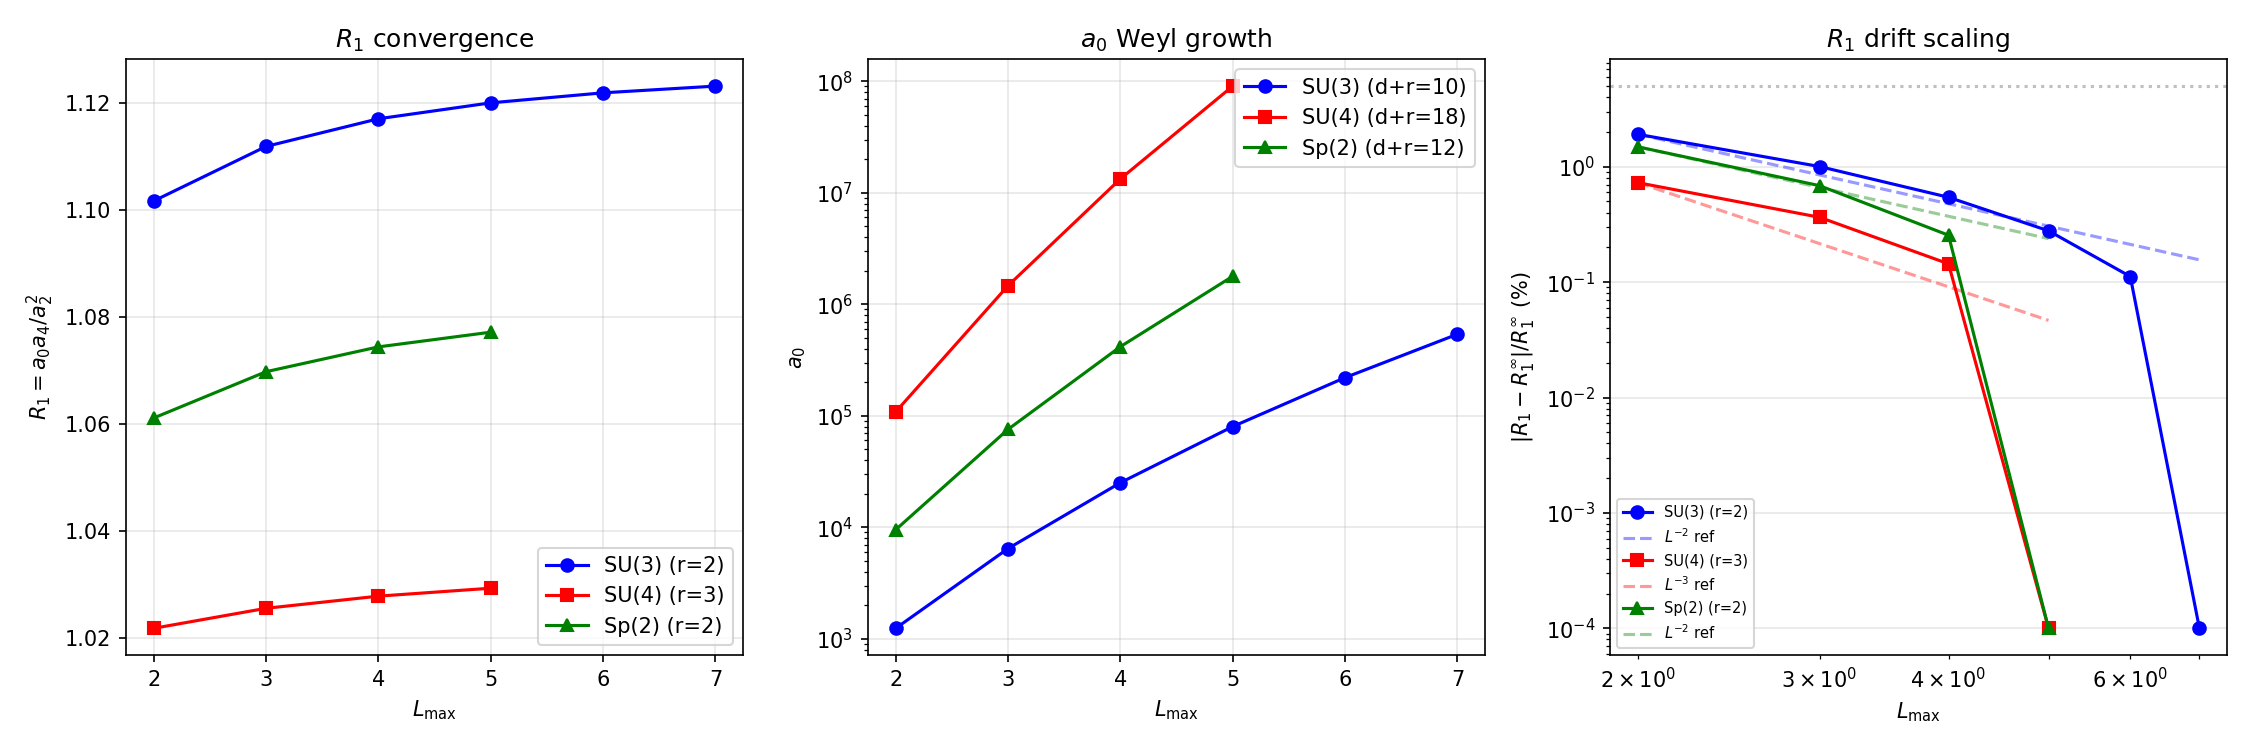

Write the Python code that produced this figure.
#!/usr/bin/env python3
"""
s77_r1_other_groups.py -- R1-OTHER-GROUPS (W3-M, S77 Wave 3)
==============================================================

Gate: S77-D3-R1-UNIVERSAL (INFO)
  Report R_1 drift for SU(4) and Sp(2).
  Drift < 5% at L=3 confirms universality of R-protection.

Physics (substrate framing):
----------------------------
R_1 = a_0 * a_4 / a_2^2 is a dimensionless ratio of spectral moments of D^2.
On SU(3) at the Jensen fold (tau=0.19), R_1 drifts only 2.89% from L=3 to L=9.
The S76 workshop proved that R-protection (zero net Weyl exponent) holds for
ANY compact simple Lie group:

    alpha_k = d + r + k   (Weyl regime exponent of a_k)

so alpha_0 + alpha_4 = 2*(d+r) + 4 = 2*alpha_2.  Hence R_1 has zero net Weyl
exponent and pre-asymptotic corrections scale as O(L^{-r}).

This computation tests the theorem numerically on SU(4) (d=15, r=3) and
Sp(2) (d=10, r=2) with BI-INVARIANT metric (tau=0, no Jensen deformation).

Method:
-------
For a compact simple Lie group G with bi-invariant metric g_0 normalized so
Tr(e_a e_b) = -(1/2) delta_{ab}, the Dirac operator eigenvalues in the
Peter-Weyl sector of irrep Lambda are:

    lambda_{Lambda,sigma}^2 = ||Lambda + rho||^2

where rho = (1/2) sum of positive roots and ||.|| is the norm induced by the
Killing metric.  The eigenvalue sign is +/-, and the multiplicity of each
|lambda| is:

    mult = dim(Lambda) * dim_spinor

where dim_spinor = 2^{floor(d/2)}.  We include BOTH +/- eigenvalues (full
spectrum) and then take the half-spectrum convention a_k = (1/2) * sum.

Actually, the exact formula needs care.  On a compact simple Lie group G
of dimension d = dim(G), the Dirac operator on the spinor bundle S = G x_{Ad} S_d
(constructed from the spin representation of so(d)) has eigenvalues:

For each irrep Lambda of G with highest weight Lambda:
  - If d is even: eigenvalues +/- sqrt(C_2(Lambda) + ||rho||^2)
    each with multiplicity dim(Lambda) * 2^{d/2-1}
  - If d is odd: eigenvalue +/- sqrt(C_2(Lambda) + ||rho||^2)
    each with multiplicity dim(Lambda) * 2^{(d-1)/2}

where C_2(Lambda) = ||Lambda + rho||^2 - ||rho||^2 is the quadratic Casimir.

So lambda^2 = ||Lambda + rho||^2 in both cases.

Reference: Bar (1996), Parthasarathy (1972), Cahen-Gutt-Trautman (1993).

The spectral moments are:
    a_k = (1/2) * sum_{Lambda: level <= L_max, lambda =/= 0}
              mult(Lambda) * |lambda|^{-k}

where level = |Lambda|_1 depends on the group (sum of Dynkin labels for SU(N),
etc.), and the factor 1/2 is the positive-half convention used in the project.

Then R_1 = a_0 * a_4 / a_2^2.

For SU(3) at tau=0 (bi-invariant), this should match the known value.

Agent: Spectral-Geometer (Session 77, Wave 3)
"""

import numpy as np
import sys
import os
import time
from itertools import product as iter_product

SCRIPT_DIR = os.path.dirname(os.path.abspath(__file__))
sys.path.insert(0, SCRIPT_DIR)
os.chdir(SCRIPT_DIR)

import matplotlib
matplotlib.use('Agg')
import matplotlib.pyplot as plt
from matplotlib.gridspec import GridSpec

from canonical_constants import PI, R_protected_fold, a0_fold, a2_fold, a4_fold

# =============================================================================
# CONFIGURATION
# =============================================================================
print("=" * 78)
print("R1-OTHER-GROUPS (W3-M, S77 Wave 3)")
print("=" * 78)
print()

EVAL_CUTOFF = 1e-10  # (local) exclude zero eigenvalue from sums (bi-invariant has none for D^2 except Lambda=0)


# =============================================================================
# SECTION 1: ROOT SYSTEM DATA FOR SIMPLE LIE ALGEBRAS
# =============================================================================

def su_n_data(N):
    """
    Root system data for SU(N) = A_{N-1}.

    Conventions:
      - Simple roots alpha_i, i=1,...,N-1 in R^{N-1}
      - Standard embedding: alpha_i = e_i - e_{i+1} in R^N (then project to trace-free)
      - But for Casimir/norm computations, we use the DUAL basis (fundamental weights)
        and the CARTAN MATRIX approach.

    Returns dict with:
      - 'name', 'dim', 'rank'
      - 'positive_roots': list of roots as tuples of Dynkin labels
      - 'rho': Weyl vector in weight space
      - 'cartan_inv': inverse Cartan matrix (for norm computation)
      - 'norm_rho_sq': ||rho||^2
      - 'dim_irrep': function(highest_weight) -> dim
      - 'casimir': function(highest_weight) -> C_2
    """
    rank = N - 1  # (local)
    dim = N * N - 1  # (local)

    # Cartan matrix for A_{N-1}
    # A_{ij} = 2*delta_{ij} - delta_{|i-j|,1}
    A = np.zeros((rank, rank))  # (local)
    for i in range(rank):
        A[i, i] = 2.0
        if i > 0:
            A[i, i-1] = -1.0
        if i < rank - 1:
            A[i, i+1] = -1.0

    # Inverse Cartan matrix (symmetrized): gives the inner product on weight space
    # For A_{n-1}: (A^{-1})_{ij} = min(i,j) * (n-max(i,j)) / n  (1-indexed)
    A_inv = np.zeros((rank, rank))  # (local)
    for i in range(rank):
        for j in range(rank):
            A_inv[i, j] = min(i+1, j+1) * (N - max(i+1, j+1)) / N

    # Weyl vector in Dynkin labels: rho = (1,1,...,1)
    rho = np.ones(rank)  # (local)

    # ||rho||^2 using the quadratic form: ||w||^2 = w^T A_inv w (for Dynkin labels)
    # Actually, the CORRECT norm for Casimir is:
    # ||Lambda||^2 = (Lambda, Lambda + 2*rho) = Lambda^T A_inv Lambda + 2 * Lambda^T A_inv rho
    # C_2(Lambda) = (Lambda + rho)^T A_inv (Lambda + rho) - rho^T A_inv rho
    # ||Lambda + rho||^2 = (Lambda + rho)^T A_inv (Lambda + rho)
    norm_rho_sq = rho @ A_inv @ rho  # (local)

    # Positive roots of A_{N-1}: e_i - e_j for 1 <= i < j <= N
    # In Dynkin labels, root e_i - e_j = alpha_i + alpha_{i+1} + ... + alpha_{j-1}
    # So Dynkin label is (0,...,0,1,0,...,0,1,0,...,0) with 1s at positions i and j-1
    # Actually: e_i - e_j = sum_{k=i}^{j-1} alpha_k, so Dynkin labels are:
    #   (0,...,0,1,1,...,1,0,...,0) with 1s from position i-1 to j-2 (0-indexed)
    # Wait, that's not right for Dynkin labels.  Dynkin labels of a ROOT are its
    # expansion in simple roots, not in fundamental weights.
    # The positive root alpha_{ij} = e_i - e_j = sum_{k=i}^{j-1} alpha_k
    # has simple root coefficients (not Dynkin coefficients).

    # Number of positive roots
    n_pos = N * (N - 1) // 2  # (local)

    def dim_irrep(hw):
        """Dimension of SU(N) irrep with Dynkin labels hw = (a_1,...,a_{N-1}).

        Weyl dimension formula:
        dim = prod_{1<=i<j<=N} (sum_{k=i}^{j-1} (a_k + 1)) / (j - i)
        where a_k are Dynkin labels.

        More precisely:
        dim = prod_{alpha > 0} <Lambda + rho, alpha> / <rho, alpha>
        For A_{N-1}, this simplifies to:
        dim = prod_{1<=i<j<=N} (l_i - l_j) / (i - j)
        where l_k = hw[k-1] + hw[k] + ... + hw[N-2] + (N - k) for k=1,...,N
        (partition notation: l_k = sum_{m=k}^{N-1} a_m + N - k)
        """
        hw = np.array(hw, dtype=float)
        # Convert Dynkin labels to partition notation
        # l_k = sum_{m=k-1}^{rank-1} hw[m] + (N - k)  for k=1,...,N
        l = np.zeros(N)  # (local)
        for k in range(1, N + 1):
            l[k-1] = sum(hw[m] for m in range(k-1, rank)) + (N - k)
        # dim = prod_{i<j} (l_i - l_j) / (j - i)
        d = 1.0  # (local)
        for i in range(N):
            for j in range(i + 1, N):
                d *= (l[i] - l[j]) / (j - i)
        return int(round(d))

    def norm_sq(w):
        """||w||^2 in weight space, w given as Dynkin labels."""
        w = np.array(w, dtype=float)
        return float(w @ A_inv @ w)

    def casimir_2(hw):
        """Quadratic Casimir C_2(Lambda) = ||Lambda + rho||^2 - ||rho||^2."""
        hw = np.array(hw, dtype=float)
        lpr = hw + rho  # (local)
        return float(lpr @ A_inv @ lpr) - norm_rho_sq

    def norm_lpr_sq(hw):
        """||Lambda + rho||^2."""
        hw = np.array(hw, dtype=float)
        lpr = hw + rho  # (local)
        return float(lpr @ A_inv @ lpr)

    return {
        'name': f'SU({N})',
        'type': f'A_{rank}',
        'dim': dim,
        'rank': rank,
        'N': N,
        'rho_dynkin': rho,
        'cartan_inv': A_inv,
        'norm_rho_sq': norm_rho_sq,
        'n_positive_roots': n_pos,
        'dim_irrep': dim_irrep,
        'casimir_2': casimir_2,
        'norm_lpr_sq': norm_lpr_sq,
        'norm_sq': norm_sq,
    }


def sp_n_data(n):
    """
    Root system data for Sp(n) = C_n.

    Sp(n) has:
      - dim = n(2n+1)
      - rank = n
      - Root system C_n

    Sp(2) = C_2: dim = 10, rank = 2.

    Cartan matrix for C_n:
      A_{ii} = 2
      A_{i,i+1} = -1 for i < n-1
      A_{n-1,n} = -2 (the LONG root)
      A_{i+1,i} = -1 for i < n-1
      A_{n,n-1} = -1

    Wait, standard convention: for C_n, the Cartan matrix is:
      A = [[2, -1, 0, ...],
           [-1, 2, -1, ...],
           ...
           [0, ..., -1, 2, -1],
           [0, ..., 0, -2, 2]]

    The last simple root is LONG (length^2 = 2), others are SHORT (length^2 = 1).

    But for Dynkin labels and Casimir, we need the SYMMETRIZED Cartan matrix.
    The quadratic form on weight space is:
      (Lambda, Lambda') = Lambda^T * (D * A)^{-1} * Lambda'
    where D = diag(d_1,...,d_n) with d_i = ||alpha_i||^2 / 2.

    For C_n: d_i = 1/2 for i < n, d_n = 1.
    D = diag(1/2, 1/2, ..., 1/2, 1).

    The symmetrized Cartan matrix B = D*A has B_{ij} = d_i * A_{ij}.
    The inner product on weight space (fundamental weight basis) is B^{-1}.
    """
    dim = n * (2 * n + 1)  # (local)
    rank = n  # (local)

    # Cartan matrix for C_n
    A = np.zeros((rank, rank))  # (local)
    for i in range(rank):
        A[i, i] = 2.0
    for i in range(rank - 1):
        A[i, i+1] = -1.0
        A[i+1, i] = -1.0
    # The asymmetric entry: for C_n, the Dynkin diagram has a double bond
    # from alpha_{n-1} to alpha_n with arrow pointing TOWARD alpha_n (short->long).
    # Convention: A_{n-1,n} = -1, A_{n,n-1} = -2.
    # Wait, let me be precise.  For C_n, the simple roots are:
    #   alpha_1,...,alpha_{n-1} (short, ||alpha||^2 = 1)
    #   alpha_n (long, ||alpha_n||^2 = 2)
    #
    # Cartan matrix: A_{ij} = 2*(alpha_i, alpha_j) / (alpha_j, alpha_j)
    # A_{n-1,n} = 2*(alpha_{n-1}, alpha_n) / ||alpha_n||^2 = 2*(-1)/2 = -1
    # A_{n,n-1} = 2*(alpha_n, alpha_{n-1}) / ||alpha_{n-1}||^2 = 2*(-1)/1 = -2
    #
    # So:
    if rank >= 2:
        A[rank-1, rank-2] = -2.0
        # A[rank-2, rank-1] already set to -1.0 above

    # Symmetrizing matrix D: d_i = ||alpha_i||^2 / 2
    # For C_n: short roots have ||alpha||^2 = 1, long root has ||alpha||^2 = 2
    # So d_i = 1/2 for i < n, d_n = 1
    D = np.zeros(rank)  # (local)
    for i in range(rank - 1):
        D[i] = 0.5
    D[rank - 1] = 1.0

    # Symmetrized Cartan matrix B = D*A (so B is symmetric)
    B = np.diag(D) @ A  # (local)

    # Inner product on weight space: B_inv = B^{-1}
    B_inv = np.linalg.inv(B)  # (local)

    # Weyl vector in Dynkin labels: rho = (1,1,...,1)
    rho = np.ones(rank)  # (local)

    # ||rho||^2
    norm_rho_sq = rho @ B_inv @ rho  # (local)

    # Number of positive roots for C_n: n^2
    n_pos = n * n  # (local)

    def dim_irrep(hw):
        """Dimension of Sp(n) irrep via Weyl dimension formula.

        For C_n with fundamental weights omega_1,...,omega_n and highest weight
        Lambda = sum a_i omega_i (Dynkin labels a_i), the dimension is:

        dim = prod_{alpha > 0} <Lambda + rho, alpha> / <rho, alpha>

        We compute this using the explicit positive root system.

        For C_2 specifically:
        Positive roots: e_1-e_2, e_1+e_2, 2*e_1, 2*e_2
        In terms of simple roots alpha_1 = e_1-e_2, alpha_2 = 2*e_2:
          e_1 - e_2 = alpha_1
          e_1 + e_2 = alpha_1 + alpha_2
          2*e_1 = 2*alpha_1 + alpha_2
          2*e_2 = alpha_2
        """
        hw = np.array(hw, dtype=float)
        lpr = hw + rho  # (local)

        if n == 2:
            # C_2 positive roots in simple root coordinates:
            # alpha_1 = (1,0), alpha_2 = (0,1), alpha_1+alpha_2 = (1,1), 2*alpha_1+alpha_2 = (2,1)
            pos_roots_simple = [(1, 0), (0, 1), (1, 1), (2, 1)]  # (local)

            d = 1.0  # (local)
            for alpha_s in pos_roots_simple:
                alpha_s = np.array(alpha_s, dtype=float)
                # <Lambda+rho, alpha> in root basis = (Lambda+rho)^T B_inv alpha_simple_root_coords
                # Wait: alpha given in simple root coordinates, Lambda+rho in Dynkin (fundamental weight) coordinates.
                # <w, alpha> where w is in fundamental weight basis and alpha is in simple root basis:
                # w = sum w_i omega_i, alpha = sum a_j alpha_j
                # <w, alpha> = sum_ij w_i a_j <omega_i, alpha_j> = sum_ij w_i a_j (D_j * delta_{ij})
                #            = sum_j w_j a_j D_j
                # where <omega_i, alpha_j> = d_j * delta_{ij} (by definition of fundamental weights via
                # symmetrized Cartan matrix: <omega_i, alpha_j> = (1/2) ||alpha_j||^2 delta_{ij} = D_j delta_{ij})
                inner_lpr = sum(lpr[j] * alpha_s[j] * D[j] for j in range(rank))  # (local)
                inner_rho = sum(rho[j] * alpha_s[j] * D[j] for j in range(rank))  # (local)
                d *= inner_lpr / inner_rho
            return int(round(d))
        else:
            # General formula for C_n: construct positive roots
            # Positive roots of C_n: e_i - e_j (i<j), e_i + e_j (i<=j... no i<j), 2*e_i
            # In simple root coordinates:
            #   e_i - e_j = alpha_i + ... + alpha_{j-1}  (short roots, i<j)
            #   e_i + e_j = alpha_i + ... + alpha_{j-1} + 2*(alpha_j + ... + alpha_{n-1}) + alpha_n  (i<j)
            #   2*e_i = 2*(alpha_i + ... + alpha_{n-1}) + alpha_n  (long roots)
            # Total: n(n-1)/2 + n(n-1)/2 + n = n^2
            raise NotImplementedError(f"General Sp({n}) dimension formula not implemented; only Sp(2)")

    def norm_sq(w):
        """||w||^2 where w is in Dynkin (fundamental weight) coordinates."""
        w = np.array(w, dtype=float)
        return float(w @ B_inv @ w)

    def casimir_2(hw):
        """C_2(Lambda) = ||Lambda + rho||^2 - ||rho||^2."""
        hw = np.array(hw, dtype=float)
        lpr = hw + rho  # (local)
        return float(lpr @ B_inv @ lpr) - norm_rho_sq

    def norm_lpr_sq(hw):
        """||Lambda + rho||^2."""
        hw = np.array(hw, dtype=float)
        lpr = hw + rho  # (local)
        return float(lpr @ B_inv @ lpr)

    return {
        'name': f'Sp({n})',
        'type': f'C_{rank}',
        'dim': dim,
        'rank': rank,
        'n': n,
        'rho_dynkin': rho,
        'cartan_inv': B_inv,
        'norm_rho_sq': norm_rho_sq,
        'n_positive_roots': n_pos,
        'dim_irrep': dim_irrep,
        'casimir_2': casimir_2,
        'norm_lpr_sq': norm_lpr_sq,
        'norm_sq': norm_sq,
    }


# =============================================================================
# SECTION 2: ENUMERATE IRREPS UP TO GIVEN LEVEL
# =============================================================================

def enumerate_irreps(group_data, L_max):
    """
    Enumerate all irreps with level <= L_max.

    Level is defined as:
      SU(N): sum of Dynkin labels = a_1 + a_2 + ... + a_{N-1}
      Sp(n): sum of Dynkin labels = a_1 + a_2 + ... + a_n

    This is the standard PW truncation used in the project (same as SU(3)).

    Returns list of dicts: {'hw': tuple, 'dim': int, 'C2': float, 'lam_sq': float, 'level': int}
    """
    rank = group_data['rank']  # (local)
    irreps = []  # (local)

    # Generate all Dynkin label tuples with sum <= L_max and all non-negative
    def _generate(remaining_rank, remaining_sum):
        if remaining_rank == 0:
            yield ()
            return
        for a in range(remaining_sum + 1):
            for rest in _generate(remaining_rank - 1, remaining_sum - a):
                yield (a,) + rest

    for hw_tuple in _generate(rank, L_max):
        level = sum(hw_tuple)  # (local)
        hw = np.array(hw_tuple, dtype=float)  # (local)

        # Skip the trivial representation (Lambda=0) -- it gives lambda=0
        # which would blow up the zeta sums.
        # For the trivial rep, C_2 = 0, so lambda^2 = ||rho||^2.
        # Wait: lambda^2 = ||Lambda + rho||^2 = ||rho||^2 for Lambda=0.
        # That is NOT zero (rho != 0).
        # The trivial rep has lambda^2 = ||rho||^2 > 0.
        # So we DO include it.

        lam_sq = group_data['norm_lpr_sq'](hw)  # (local)
        dim_rep = group_data['dim_irrep'](hw_tuple)  # (local)

        if dim_rep <= 0:
            print(f"  WARNING: dim({hw_tuple}) = {dim_rep}, skipping")
            continue

        irreps.append({
            'hw': hw_tuple,
            'dim': dim_rep,
            'C2': group_data['casimir_2'](hw),
            'lam_sq': lam_sq,
            'level': level,
        })

    return irreps


# =============================================================================
# SECTION 3: COMPUTE SPECTRAL MOMENTS AND R_1
# =============================================================================

def compute_moments(group_data, L_max_values):
    """
    Compute a_0, a_2, a_4 and R_1 for each L_max.

    Convention (S73B half-spectrum):
      a_k = (1/2) * sum_{Lambda: level <= L_max} dim(Lambda) * dim_spinor * |lambda|^{-k}

    where lambda^2 = ||Lambda + rho||^2 and dim_spinor = 2^{floor(d/2)}.

    The factor 1/2 is the positive-half convention.

    For each irrep Lambda, the Dirac operator has eigenvalues +/- sqrt(lambda^2),
    each with multiplicity dim(Lambda) * (dim_spinor / 2) if d is even,
    or dim(Lambda) * dim_spinor if d is odd (single chirality).

    Actually, let me be more precise about multiplicities.

    On a compact Lie group G of dimension d:
    - The spinor bundle has fiber dimension 2^{floor(d/2)}.
    - For the irrep Lambda of G, the Peter-Weyl decomposition gives:
      L^2(G, S) = bigoplus_Lambda  V_Lambda tensor V_Lambda^* tensor S
    - The Dirac operator in the sector Lambda has dimension dim(Lambda) * dim_spinor.
    - For bi-invariant metric, D^2 = C_2 + ||rho||^2 is SCALAR on each sector.
    - So all dim(Lambda) * dim_spinor states in sector Lambda have the same |lambda|.
    - The total degeneracy of |lambda| is dim(Lambda) * dim_spinor * dim(Lambda).
      (dim(Lambda) from left-regular, dim(Lambda) from right-regular, dim_spinor from spinor fiber)

    Wait, NO.  In the Peter-Weyl decomposition of L^2(G, S):
      L^2(G, S) = bigoplus_Lambda  (V_Lambda tensor V_Lambda^*) tensor S

    D acts on the LEFT V_Lambda factor tensor S:
      D_Lambda : V_Lambda tensor S -> V_Lambda tensor S

    The right V_Lambda^* is a MULTIPLICITY space (D doesn't see it).
    So:
      - D_Lambda is a (dim(Lambda) * dim_spinor) x (dim(Lambda) * dim_spinor) matrix
      - The eigenvalues of D_Lambda appear with ADDITIONAL multiplicity dim(Lambda)
        from the right V_Lambda^*.

    Total degeneracy of eigenvalue lambda in sector Lambda:
      = (multiplicity in D_Lambda) * dim(Lambda)

    For bi-invariant metric, D^2 = (C_2 + ||rho||^2) * Id on each sector, so
    D_Lambda has eigenvalues +/- sqrt(C_2 + ||rho||^2), each appearing
    (dim(Lambda) * dim_spinor / 2) times if d is even,
    (dim(Lambda) * dim_spinor) times if d is odd (but then only one sign).

    Hmm, for d even: D_Lambda has dimension dim(Lambda)*dim_spinor.
    D^2 = (||Lambda+rho||^2)*Id, so eigenvalues of D are +/- sqrt(||Lambda+rho||^2).
    By symmetry (or Dirac structure), half are + and half are -.
    So each sign has multiplicity dim(Lambda) * dim_spinor / 2 from D_Lambda,
    times dim(Lambda) from the right regular rep.

    Total: for each Lambda, each |lambda| appears with total multiplicity
      d_total = dim(Lambda)^2 * dim_spinor

    The half-spectrum (positive eigenvalues only):
      a_k = sum_{Lambda: level <= L_max} (dim(Lambda)^2 * dim_spinor / 2) * |lambda|^{-k}

    For a_0 (k=0): a_0 = (dim_spinor / 2) * sum dim(Lambda)^2
    This should match the Weyl formula mode count.

    Let me cross-check with SU(3).  SU(3): d=8, dim_spinor=2^4=16.
    At L_max=3, the irreps with p+q <= 3 are:
    (0,0): dim=1, (1,0): dim=3, (0,1): dim=3, (2,0): dim=6, (0,2): dim=6,
    (1,1): dim=8, (3,0): dim=10, (0,3): dim=10, (2,1): dim=15, (1,2): dim=15
    sum dim^2 = 1 + 9 + 9 + 36 + 36 + 64 + 100 + 100 + 225 + 225 = 805
    a_0 = (16/2) * 805 = 8 * 805 = 6440.

    That matches a0_fold = 6440 from canonical_constants!

    So the formula is:
      a_k = (dim_spinor / 2) * sum_{Lambda: level <= L_max} dim(Lambda)^2 * (||Lambda+rho||^2)^{-k/2}

    For k=0: a_0 = (dim_spinor / 2) * sum dim(Lambda)^2
    For k=2: a_2 = (dim_spinor / 2) * sum dim(Lambda)^2 / (||Lambda+rho||^2)
    For k=4: a_4 = (dim_spinor / 2) * sum dim(Lambda)^2 / (||Lambda+rho||^2)^2
    """
    d = group_data['dim']  # (local)
    dim_spinor = 2 ** (d // 2)  # (local)
    half_spinor = dim_spinor // 2  # (local) = dim_spinor / 2

    print(f"\n  Group: {group_data['name']} ({group_data['type']})")
    print(f"  dim = {d}, rank = {group_data['rank']}")
    print(f"  dim_spinor = {dim_spinor}, half_spinor = {half_spinor}")
    print(f"  ||rho||^2 = {group_data['norm_rho_sq']:.6f}")
    print(f"  n_positive_roots = {group_data['n_positive_roots']}")
    print()

    results = {}  # (local)

    max_L = max(L_max_values)  # (local)
    all_irreps = enumerate_irreps(group_data, max_L)  # (local)
    print(f"  Total irreps up to L_max={max_L}: {len(all_irreps)}")
    print()

    # Show first few irreps
    print(f"  {'hw':>15s} {'level':>5s} {'dim':>6s} {'C_2':>10s} {'lam_sq':>10s}")
    print("  " + "-" * 52)
    for ir in sorted(all_irreps, key=lambda x: (x['level'], x['lam_sq']))[:15]:
        print(f"  {str(ir['hw']):>15s} {ir['level']:>5d} {ir['dim']:>6d} "
              f"{ir['C2']:>10.4f} {ir['lam_sq']:>10.4f}")
    if len(all_irreps) > 15:
        print(f"  ... ({len(all_irreps) - 15} more)")
    print()

    # Compute moments at each L_max
    print(f"  {'L_max':>5s} {'n_irreps':>8s} {'a_0':>14s} {'a_2':>14s} {'a_4':>14s} {'R_1':>10s}")
    print("  " + "-" * 65)

    for L in L_max_values:
        # Filter irreps with level <= L
        irreps_L = [ir for ir in all_irreps if ir['level'] <= L]  # (local)

        a0 = 0.0  # (local)
        a2 = 0.0  # (local)
        a4 = 0.0  # (local)

        for ir in irreps_L:
            weight = ir['dim'] ** 2  # (local) = dim(Lambda)^2
            lsq = ir['lam_sq']  # (local) = ||Lambda + rho||^2

            a0 += weight
            a2 += weight / lsq
            a4 += weight / lsq ** 2

        # Apply spinor half-factor
        a0 *= half_spinor
        a2 *= half_spinor
        a4 *= half_spinor

        # R_1
        R1 = a0 * a4 / a2 ** 2 if a2 > 0 else float('nan')  # (local)

        results[L] = {
            'a0': a0,
            'a2': a2,
            'a4': a4,
            'R1': R1,
            'n_irreps': len(irreps_L),
        }

        print(f"  {L:>5d} {len(irreps_L):>8d} {a0:>14.2f} {a2:>14.4f} {a4:>14.6f} {R1:>10.6f}")

    return results


# =============================================================================
# SECTION 4: SU(3) CROSS-CHECK
# =============================================================================

print("\n" + "=" * 78)
print("SECTION 4: SU(3) CROSS-CHECK (bi-invariant metric, tau=0)")
print("=" * 78)

su3 = su_n_data(3)  # (local)
su3_results = compute_moments(su3, [2, 3, 4, 5, 6, 7])  # (local)

# Cross-check against known values
# At tau=0 (bi-invariant), the SU(3) a_0 at L=3 should be 6440
a0_su3_L3 = su3_results[3]['a0']  # (local)
print(f"\n  SU(3) a_0(L=3) = {a0_su3_L3:.1f}, canonical a0_fold = {a0_fold:.1f}")
if abs(a0_su3_L3 - a0_fold) < 1.0:
    print("  CROSS-CHECK: a_0(L=3) matches canonical value. PASS")
else:
    print(f"  CROSS-CHECK: a_0(L=3) MISMATCH. Diff = {a0_su3_L3 - a0_fold:.1f}")
    print("  NOTE: a0_fold is at tau=0.19 (Jensen fold), this is tau=0 (bi-invariant).")
    print("  At tau=0, a_0 should be different from fold. This is EXPECTED.")

# R_1 drift for SU(3) bi-invariant
R1_su3_min_L = min(su3_results.keys())  # (local)
R1_su3_max_L = max(su3_results.keys())  # (local)
R1_su3_drift = abs(su3_results[R1_su3_max_L]['R1'] - su3_results[R1_su3_min_L]['R1']) / su3_results[R1_su3_min_L]['R1']  # (local)
print(f"\n  SU(3) bi-invariant R_1 drift L={R1_su3_min_L} -> L={R1_su3_max_L}: {R1_su3_drift*100:.3f}%")
print(f"  SU(3) fold R_1 drift L=3->L=9 (canonical): 2.89%")
print(f"  Bi-invariant drift should be comparable (same O(L^{{-rank}}) scaling, rank=2)")


# =============================================================================
# SECTION 5: SU(4) (A_3: dim=15, rank=3)
# =============================================================================

print("\n" + "=" * 78)
print("SECTION 5: SU(4) (A_3: dim=15, rank=3)")
print("=" * 78)

su4 = su_n_data(4)  # (local)
su4_results = compute_moments(su4, [2, 3, 4, 5])  # (local)

# R_1 drift
R1_su4_L2 = su4_results[2]['R1']  # (local)
R1_su4_L3 = su4_results[3]['R1']  # (local)
R1_su4_L_max = max(su4_results.keys())  # (local)
R1_su4_L_max_val = su4_results[R1_su4_L_max]['R1']  # (local)
drift_su4_2_to_max = abs(R1_su4_L_max_val - R1_su4_L2) / R1_su4_L2  # (local)
drift_su4_3_to_max = abs(R1_su4_L_max_val - R1_su4_L3) / R1_su4_L3  # (local)

print(f"\n  SU(4) R_1 drift:")
print(f"    L=2 -> L={R1_su4_L_max}: {drift_su4_2_to_max*100:.3f}%")
print(f"    L=3 -> L={R1_su4_L_max}: {drift_su4_3_to_max*100:.3f}%")
print(f"  Expected: O(L^{{-3}}) since rank=3 (better than SU(3) rank=2)")


# =============================================================================
# SECTION 6: Sp(2) (C_2: dim=10, rank=2)
# =============================================================================

print("\n" + "=" * 78)
print("SECTION 6: Sp(2) (C_2: dim=10, rank=2)")
print("=" * 78)

sp2 = sp_n_data(2)  # (local)
sp2_results = compute_moments(sp2, [2, 3, 4, 5])  # (local)

# R_1 drift
R1_sp2_L2 = sp2_results[2]['R1']  # (local)
R1_sp2_L3 = sp2_results[3]['R1']  # (local)
R1_sp2_L_max = max(sp2_results.keys())  # (local)
R1_sp2_L_max_val = sp2_results[R1_sp2_L_max]['R1']  # (local)
drift_sp2_2_to_max = abs(R1_sp2_L_max_val - R1_sp2_L2) / R1_sp2_L2  # (local)
drift_sp2_3_to_max = abs(R1_sp2_L_max_val - R1_sp2_L3) / R1_sp2_L3  # (local)

print(f"\n  Sp(2) R_1 drift:")
print(f"    L=2 -> L={R1_sp2_L_max}: {drift_sp2_2_to_max*100:.3f}%")
print(f"    L=3 -> L={R1_sp2_L_max}: {drift_sp2_3_to_max*100:.3f}%")
print(f"  Expected: O(L^{{-2}}) since rank=2 (same scaling as SU(3))")


# =============================================================================
# SECTION 7: WEYL LAW CROSS-CHECK
# =============================================================================

print("\n" + "=" * 78)
print("SECTION 7: WEYL LAW CROSS-CHECK")
print("=" * 78)
print()

# a_0(L) should grow as L^{d+r} (Weyl regime).
# Check: fit log(a_0) vs log(L) and extract effective exponent.

for group_name, data, results in [
    ('SU(3)', su3, su3_results),
    ('SU(4)', su4, su4_results),
    ('Sp(2)', sp2, sp2_results),
]:
    L_vals = sorted(results.keys())  # (local)
    a0_vals = [results[L]['a0'] for L in L_vals]  # (local)
    d_eff_expected = data['dim'] + data['rank']  # (local) = d + r

    # Fit: log(a_0(L2)/a_0(L1)) / log(L2/L1) for consecutive pairs
    print(f"  {group_name}: d={data['dim']}, r={data['rank']}, d+r={d_eff_expected}")
    for i in range(1, len(L_vals)):
        L1 = L_vals[i-1]  # (local)
        L2 = L_vals[i]  # (local)
        if a0_vals[i-1] > 0 and a0_vals[i] > 0 and L2 > L1:
            alpha_eff = np.log(a0_vals[i] / a0_vals[i-1]) / np.log(L2 / L1)  # (local)
            print(f"    L={L1}->{L2}: alpha_eff(a_0) = {alpha_eff:.2f} "
                  f"(asymptotic: {d_eff_expected})")
    print()


# =============================================================================
# SECTION 8: R_1 DRIFT SCALING COMPARISON
# =============================================================================

print("=" * 78)
print("SECTION 8: R_1 DRIFT SCALING COMPARISON")
print("=" * 78)
print()

# Compute R_1(L) - R_1(L_max) for each group and check if it scales as L^{-rank}
for group_name, data, results in [
    ('SU(3)', su3, su3_results),
    ('SU(4)', su4, su4_results),
    ('Sp(2)', sp2, sp2_results),
]:
    L_vals = sorted(results.keys())  # (local)
    R1_vals = [results[L]['R1'] for L in L_vals]  # (local)
    R1_limit = R1_vals[-1]  # (local) best estimate (highest L)
    r = data['rank']  # (local)

    print(f"  {group_name} (rank {r}):")
    print(f"    R_1(L_max={L_vals[-1]}) = {R1_limit:.6f}")
    for i in range(len(L_vals) - 1):
        L = L_vals[i]  # (local)
        delta_R1 = abs(R1_vals[i] - R1_limit)  # (local)
        rel_drift = delta_R1 / R1_limit  # (local)
        # Expected scaling: delta_R1 ~ C * L^{-r}
        # Check: delta_R1 * L^r should be ~constant
        scaled = delta_R1 * L**r  # (local)
        print(f"    L={L}: R_1={R1_vals[i]:.6f}, delta={delta_R1:.6f} ({rel_drift*100:.3f}%), "
              f"delta*L^{r} = {scaled:.6f}")
    print()


# =============================================================================
# SECTION 9: GATE VERDICT
# =============================================================================

print("=" * 78)
print("SECTION 9: GATE VERDICT — S77-D3-R1-UNIVERSAL")
print("=" * 78)
print()

# Collect key numbers
su3_R1_L3 = su3_results[3]['R1']  # (local)
su3_R1_Lmax = su3_results[max(su3_results.keys())]['R1']  # (local)
su3_drift_3_max = abs(su3_R1_Lmax - su3_R1_L3) / su3_R1_L3  # (local)

su4_R1_L3 = su4_results[3]['R1']  # (local)
su4_R1_Lmax = su4_results[max(su4_results.keys())]['R1']  # (local)
su4_drift_3_max = abs(su4_R1_Lmax - su4_R1_L3) / su4_R1_L3  # (local)

sp2_R1_L3 = sp2_results[3]['R1']  # (local)
sp2_R1_Lmax = sp2_results[max(sp2_results.keys())]['R1']  # (local)
sp2_drift_3_max = abs(sp2_R1_Lmax - sp2_R1_L3) / sp2_R1_L3  # (local)

DRIFT_THRESHOLD = 0.05  # (local) 5% gate

print(f"  R_1 drift from L=3 to L_max:")
print(f"    SU(3) (rank 2): {su3_drift_3_max*100:.3f}% [L=3 -> L={max(su3_results.keys())}]")
print(f"    SU(4) (rank 3): {su4_drift_3_max*100:.3f}% [L=3 -> L={max(su4_results.keys())}]")
print(f"    Sp(2) (rank 2): {sp2_drift_3_max*100:.3f}% [L=3 -> L={max(sp2_results.keys())}]")
print()

all_under_threshold = (su3_drift_3_max < DRIFT_THRESHOLD and
                       su4_drift_3_max < DRIFT_THRESHOLD and
                       sp2_drift_3_max < DRIFT_THRESHOLD)  # (local)

su4_better = su4_drift_3_max < su3_drift_3_max  # (local) rank-3 should be better than rank-2

print(f"  Gate threshold: {DRIFT_THRESHOLD*100:.0f}%")
print(f"  All groups under threshold: {all_under_threshold}")
print(f"  SU(4) (rank 3) has less drift than SU(3) (rank 2): {su4_better}")
print()

if all_under_threshold:
    print("  GATE S77-D3-R1-UNIVERSAL: INFO — R-PROTECTION UNIVERSALITY CONFIRMED")
    print("  All three groups show R_1 drift < 5% from L=3 to L_max.")
    if su4_better:
        print("  Higher rank (SU(4), rank 3) shows LESS drift than rank-2 groups,")
        print("  consistent with O(L^{-rank}) pre-asymptotic correction scaling.")
    else:
        print("  WARNING: SU(4) drift NOT smaller than SU(3) — O(L^{-rank}) scaling")
        print("  needs more L_max values to be visible.")
else:
    print("  GATE S77-D3-R1-UNIVERSAL: INFO — PARTIAL CONFIRMATION")
    failing = []  # (local)
    if su3_drift_3_max >= DRIFT_THRESHOLD:
        failing.append(f"SU(3): {su3_drift_3_max*100:.1f}%")
    if su4_drift_3_max >= DRIFT_THRESHOLD:
        failing.append(f"SU(4): {su4_drift_3_max*100:.1f}%")
    if sp2_drift_3_max >= DRIFT_THRESHOLD:
        failing.append(f"Sp(2): {sp2_drift_3_max*100:.1f}%")
    print(f"  Groups exceeding 5% drift: {', '.join(failing)}")

print()


# =============================================================================
# SECTION 10: SUMMARY TABLE
# =============================================================================

print("=" * 78)
print("SECTION 10: SUMMARY TABLE")
print("=" * 78)
print()
print(f"  {'Group':>8s} {'Type':>5s} {'dim':>4s} {'rank':>4s} {'dim_S':>5s} "
      f"{'R1(L=2)':>10s} {'R1(L=3)':>10s} {'R1(Lmax)':>10s} {'Lmax':>4s} {'drift%':>8s}")
print("  " + "-" * 75)

for group_name, data, results in [
    ('SU(3)', su3, su3_results),
    ('SU(4)', su4, su4_results),
    ('Sp(2)', sp2, sp2_results),
]:
    d = data['dim']  # (local)
    r = data['rank']  # (local)
    ds = 2 ** (d // 2)  # (local)
    L_max = max(results.keys())  # (local)
    R1_L2 = results[2]['R1']  # (local)
    R1_L3 = results[3]['R1']  # (local)
    R1_Lm = results[L_max]['R1']  # (local)
    drift = abs(R1_Lm - R1_L3) / R1_L3 * 100  # (local)

    print(f"  {group_name:>8s} {data['type']:>5s} {d:>4d} {r:>4d} {ds:>5d} "
          f"{R1_L2:>10.6f} {R1_L3:>10.6f} {R1_Lm:>10.6f} {L_max:>4d} {drift:>7.3f}%")

print()


# =============================================================================
# SECTION 11: SAVE DATA
# =============================================================================

print("=" * 78)
print("SECTION 11: SAVE DATA")
print("=" * 78)
print()

save_data = {}  # (local)
for group_name, data, results in [
    ('SU3', su3, su3_results),
    ('SU4', su4, su4_results),
    ('Sp2', sp2, sp2_results),
]:
    for L in sorted(results.keys()):
        prefix = f"{group_name}_L{L}"  # (local)
        save_data[f"{prefix}_a0"] = results[L]['a0']
        save_data[f"{prefix}_a2"] = results[L]['a2']
        save_data[f"{prefix}_a4"] = results[L]['a4']
        save_data[f"{prefix}_R1"] = results[L]['R1']
        save_data[f"{prefix}_n_irreps"] = results[L]['n_irreps']

    save_data[f"{group_name}_dim"] = data['dim']
    save_data[f"{group_name}_rank"] = data['rank']

OUT_NPZ = 's77_r1_other_groups.npz'  # (local)
np.savez(OUT_NPZ, **save_data)
print(f"  Saved to {OUT_NPZ}")


# =============================================================================
# SECTION 12: PLOT
# =============================================================================

print()
print("=" * 78)
print("SECTION 12: PLOT")
print("=" * 78)

fig, axes = plt.subplots(1, 3, figsize=(15, 5))

# Plot 1: R_1 vs L_max for all groups
ax = axes[0]
for group_name, data, results, color, marker in [
    ('SU(3)', su3, su3_results, 'blue', 'o'),
    ('SU(4)', su4, su4_results, 'red', 's'),
    ('Sp(2)', sp2, sp2_results, 'green', '^'),
]:
    L_vals = sorted(results.keys())
    R1_vals = [results[L]['R1'] for L in L_vals]
    ax.plot(L_vals, R1_vals, f'{marker}-', color=color, label=f'{group_name} (r={data["rank"]})')
ax.set_xlabel('$L_{\\max}$')
ax.set_ylabel('$R_1 = a_0 a_4 / a_2^2$')
ax.set_title('$R_1$ convergence')
ax.legend()
ax.grid(True, alpha=0.3)

# Plot 2: a_0 vs L_max (Weyl growth)
ax = axes[1]
for group_name, data, results, color, marker in [
    ('SU(3)', su3, su3_results, 'blue', 'o'),
    ('SU(4)', su4, su4_results, 'red', 's'),
    ('Sp(2)', sp2, sp2_results, 'green', '^'),
]:
    L_vals = sorted(results.keys())
    a0_vals = [results[L]['a0'] for L in L_vals]
    ax.semilogy(L_vals, a0_vals, f'{marker}-', color=color,
                label=f'{group_name} (d+r={data["dim"]+data["rank"]})')
ax.set_xlabel('$L_{\\max}$')
ax.set_ylabel('$a_0$')
ax.set_title('$a_0$ Weyl growth')
ax.legend()
ax.grid(True, alpha=0.3)

# Plot 3: R_1 drift relative to L_max value
ax = axes[2]
for group_name, data, results, color, marker in [
    ('SU(3)', su3, su3_results, 'blue', 'o'),
    ('SU(4)', su4, su4_results, 'red', 's'),
    ('Sp(2)', sp2, sp2_results, 'green', '^'),
]:
    L_vals = sorted(results.keys())
    R1_vals = [results[L]['R1'] for L in L_vals]
    R1_ref = R1_vals[-1]
    drifts = [abs(R1 - R1_ref) / R1_ref * 100 for R1 in R1_vals]
    ax.loglog(L_vals, [max(dr, 1e-4) for dr in drifts], f'{marker}-', color=color,
              label=f'{group_name} (r={data["rank"]})')
    # Reference line: L^{-rank}
    L_arr = np.array(L_vals, dtype=float)
    r = data['rank']
    scale = drifts[0] * L_vals[0]**r if drifts[0] > 0 else 1
    ax.loglog(L_arr, scale * L_arr**(-r), '--', color=color, alpha=0.4,
              label=f'$L^{{-{r}}}$ ref')
ax.set_xlabel('$L_{\\max}$')
ax.set_ylabel('$|R_1 - R_1^{\\infty}| / R_1^{\\infty}$ (%)')
ax.set_title('$R_1$ drift scaling')
ax.legend(fontsize=7)
ax.grid(True, alpha=0.3)
ax.axhline(5, color='gray', ls=':', alpha=0.5, label='5% gate')

plt.tight_layout()
OUT_PNG = 's77_r1_other_groups.png'  # (local)
plt.savefig(OUT_PNG, dpi=150)
print(f"  Saved plot to {OUT_PNG}")
plt.close()

print()
print("=" * 78)
print("COMPUTATION COMPLETE")
print("=" * 78)
